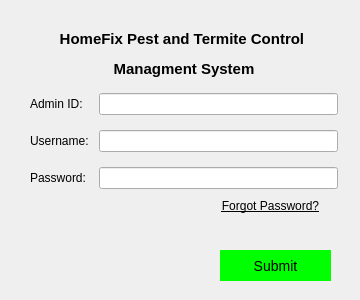
<?xml version="1.0" encoding="UTF-8"?>
<ui version="4.0">
 <class>login</class>
 <widget class="QMainWindow" name="login">
  <property name="enabled">
   <bool>true</bool>
  </property>
  <property name="geometry">
   <rect>
    <x>0</x>
    <y>0</y>
    <width>360</width>
    <height>300</height>
   </rect>
  </property>
  <property name="minimumSize">
   <size>
    <width>360</width>
    <height>300</height>
   </size>
  </property>
  <property name="maximumSize">
   <size>
    <width>360</width>
    <height>300</height>
   </size>
  </property>
  <property name="baseSize">
   <size>
    <width>360</width>
    <height>300</height>
   </size>
  </property>
  <property name="windowTitle">
   <string>Login</string>
  </property>
  <widget class="QWidget" name="centralwidget">
   <widget class="QPushButton" name="forgotpassworBtn">
    <property name="geometry">
     <rect>
      <x>210</x>
      <y>190</y>
      <width>121</width>
      <height>31</height>
     </rect>
    </property>
    <property name="styleSheet">
     <string notr="true">QPushButton:hover{
color:blue
}

QPushButton{
border: none;
text-decoration: underline;


}</string>
    </property>
    <property name="text">
     <string>Forgot Password?</string>
    </property>
    <property name="checkable">
     <bool>false</bool>
    </property>
   </widget>
   <widget class="QPushButton" name="submitBtn">
    <property name="geometry">
     <rect>
      <x>220</x>
      <y>250</y>
      <width>111</width>
      <height>31</height>
     </rect>
    </property>
    <property name="styleSheet">
     <string notr="true">QPushButton{
	border: none;
	background-color: rgb(0, 255, 0);
	font-size: 14px;
}

QPushButton:hover{
	background-color: #5CE371;
	box-shadow: 10px 10px 5px lightblue;
}</string>
    </property>
    <property name="text">
     <string>Submit</string>
    </property>
   </widget>
   <widget class="QWidget" name="layoutWidget">
    <property name="geometry">
     <rect>
      <x>30</x>
      <y>30</y>
      <width>308</width>
      <height>165</height>
     </rect>
    </property>
    <layout class="QFormLayout" name="formLayout">
     <property name="horizontalSpacing">
      <number>10</number>
     </property>
     <property name="verticalSpacing">
      <number>15</number>
     </property>
     <item row="0" column="0" colspan="2">
      <widget class="QLabel" name="titleLabel">
       <property name="text">
        <string>&lt;html&gt;&lt;head/&gt;&lt;body&gt;&lt;p align=&quot;center&quot;&gt;&lt;span style=&quot; font-size:11pt; font-weight:700;&quot;&gt;HomeFix Pest and Termite Control &lt;/span&gt;&lt;/p&gt;&lt;p align=&quot;center&quot;&gt;&lt;span style=&quot; font-size:11pt; font-weight:700;&quot;&gt;Managment System&lt;/span&gt;&lt;/p&gt;&lt;/body&gt;&lt;/html&gt;</string>
       </property>
      </widget>
     </item>
     <item row="1" column="0">
      <widget class="QLabel" name="adminIDLabel">
       <property name="text">
        <string>Admin ID:</string>
       </property>
      </widget>
     </item>
     <item row="1" column="1">
      <widget class="QLineEdit" name="adminIDInput"/>
     </item>
     <item row="2" column="0">
      <widget class="QLabel" name="usernameLabel">
       <property name="text">
        <string>Username:</string>
       </property>
      </widget>
     </item>
     <item row="3" column="0">
      <widget class="QLabel" name="passwordLabel">
       <property name="text">
        <string>Password:</string>
       </property>
      </widget>
     </item>
     <item row="3" column="1">
      <widget class="QLineEdit" name="lineEdit_3">
       <property name="enabled">
        <bool>true</bool>
       </property>
       <property name="echoMode">
        <enum>QLineEdit::Normal</enum>
       </property>
      </widget>
     </item>
     <item row="2" column="1">
      <widget class="QLineEdit" name="usernameInput"/>
     </item>
    </layout>
   </widget>
  </widget>
 </widget>
 <resources/>
 <connections/>
</ui>
